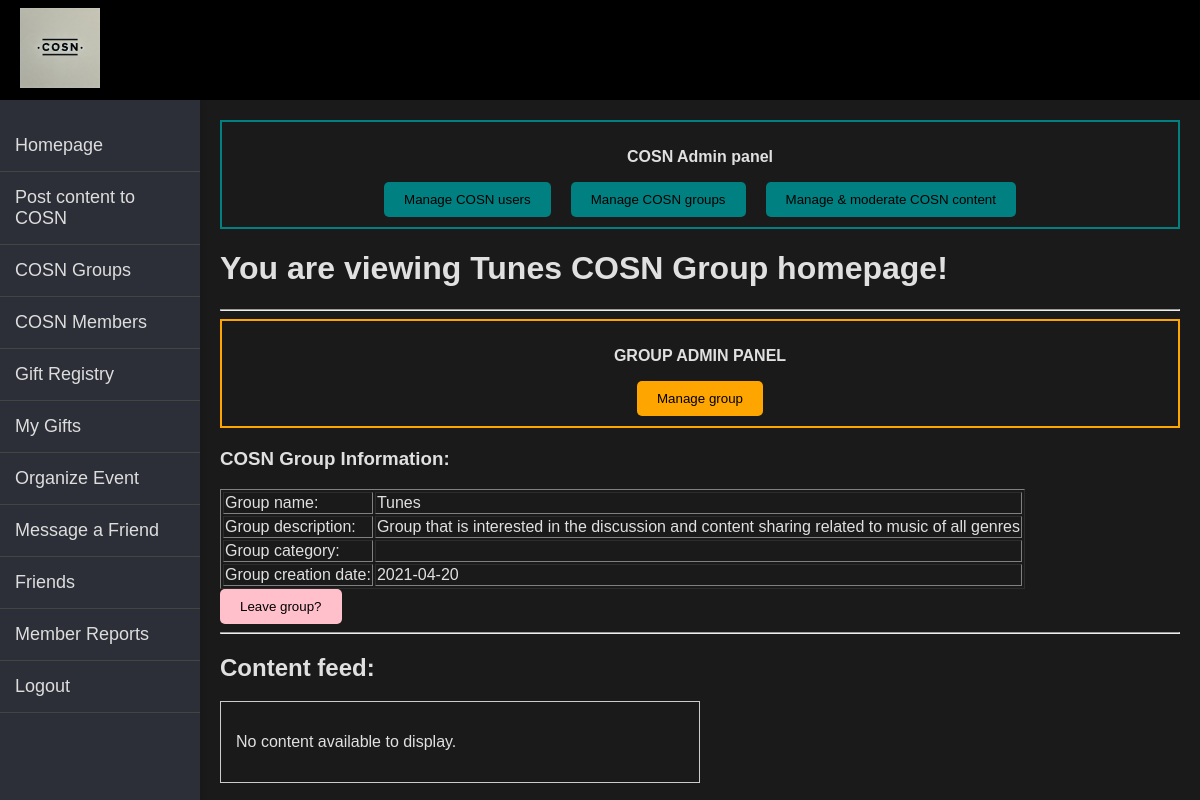
/App/homepage.php?group_id=2 (signed in), run on the app's committed database.
### App/homepage.php (the view, shortened to what this page needs)
<?php
include("db_config.php");
include("header.php");
include('sidebar.php');
$logged_in_member_id = $_SESSION['member_id'];
$homepage_context = null;
$homepage_context_group_id = null;
if (isset($_GET['group_id'])) {
    $homepage_context = 'group';
    $homepage_context_group_id = $_GET['group_id'];
    $sql = "
    SELECT
        1
    FROM
        kpc353_2.group_members
    WHERE
        joined_group_id = :requested_group_id
        AND participant_member_id = :logged_in_member_id
        AND group_member_status = 'admin'
    ";
    $stmt = $pdo->prepare($sql);
    $stmt->execute([':logged_in_member_id' => $logged_in_member_id, ':requested_group_id' => $homepage_context_group_id]);
    $isGroupAdmin = $stmt->fetchAll(PDO::FETCH_ASSOC);
    $sql_check_group_membership =
    "SELECT
        participant_member_id
    FROM
        kpc353_2.group_members
    WHERE
        joined_group_id = :group_id
        AND participant_member_id = :logged_in_member_id
        AND GROUP_MEMBER_STATUS NOT IN ('requested','ban')";
    $stmt_group_membership = $pdo->prepare($sql_check_group_membership);
    $stmt_group_membership->execute([':group_id' => $homepage_context_group_id, ':logged_in_member_id' => $logged_in_member_id]);
    $isGroupMember = $stmt_group_membership->fetchColumn();
    if($_SESSION['privilege_level'] === 'administrator'){
        $isGroupAdmin = true;
    }
    $sql = "
    SELECT
        group_name, description, category, creation_date
    FROM
        kpc353_2.groups
    WHERE
        group_id = :requested_group_id
    ";
    $stmt = $pdo->prepare($sql);
    $stmt->execute([':requested_group_id' => $homepage_context_group_id]);
    $result = $stmt->fetchAll(PDO::FETCH_ASSOC);
    $homepage_context_group_name = $result[0]['group_name'];
    $homepage_context_group_description = $result[0]['description'];
    $homepage_context_group_category = $result[0]['category'];
    $homepage_context_group_creation_date = $result[0]['creation_date'];
    }
?>
<!DOCTYPE html>
<html lang="en">
<link rel="stylesheet" type = "text/css" href="homepage.css" />
<link rel="stylesheet" type = "text/css" href="content_feed.css" />
<head>
</head>
<body>
<div class="main-content">
    <?php
    if ($_SESSION['privilege_level'] === 'administrator') {
        echo "<div style='border: 2px solid teal; padding: 10px; margin-bottom: 20px; display: flex; flex-direction: column; align-items: center;'>";
        echo "<p style='font-weight: bold; text-align: center;'>COSN Admin panel</p>";
        echo "<div style='display: flex; justify-content: space-around; gap: 20px;'>";
        echo "<a href='COSN_members.php'><button style='background-color: teal; color: black;'>Manage COSN users</button></a>";
        echo "<a href='COSN_groups.php'><button style='background-color: teal; color: black;'>Manage COSN groups</button></a>";
        echo "<a href='COSN_content_admin_panel.php?content_id=.php'><button style='background-color: teal; color: black;'>Manage & moderate COSN content</button></a>";
        echo "</div>";
        echo "</div>";
    }
    if ($homepage_context === 'group') {
        echo "<h1>You are viewing ". $homepage_context_group_name . " COSN Group homepage!</h1>";
        echo "<hr>";
        if($isGroupAdmin){
            echo "<div style='border: 2px solid orange; padding: 10px; margin-bottom: 20px; display: flex; flex-direction: column; align-items: center;'>";
            echo "<p style='font-weight: bold; text-align: center;'>GROUP ADMIN PANEL</p>";
            echo "<a href='COSN_group_admin.php?group_id=". $homepage_context_group_id ."'><button style='background-color: orange; color: black;'>Manage group</button></a>";
            echo "</div>";
        }
        echo "<h3>COSN Group Information:</h3>";
        echo"<table border='1'>";
        echo "<tr>";
        echo "<td>Group name: </td>";
        echo "<td>". $homepage_context_group_name ."</td>";
        echo "</tr>";
        echo "<tr>";
        echo "<td> Group description: </td>";
        echo "<td>". $homepage_context_group_description ."</td>";
        echo "</tr>";
        echo "<tr>";
        echo "<td> Group category: </td>";
        echo "<td>". $homepage_context_group_category ."</td>";
        echo "</tr>";
        echo "<tr>";
        echo "<td> Group creation date: </td>";
        echo "<td>". $homepage_context_group_creation_date ."</td>";
        echo "</tr>";
        echo"</table>";
        if($isGroupMember){
            echo "<td><a href='COSN_group_remove_member.php?group_id=" . $homepage_context_group_id . "&member_id=" . $logged_in_member_id . "'><button style='background-color: pink; color: black;' 'onclick=\"return confirm('Leave group ?');\"> Leave group?</button></a></td>";
        }
    }
    ?>
<br>
<hr>
<h2>Content feed:</h2>
<div id="main_feed">
    <?php if (!empty($posts)): ?>
        <?php foreach ($posts as $post): ?>
            <?php
                $permission_types = array_column($post['permissions'], 'content_permission_type');
                $permission_types_string = implode(' ', array_map('strtolower', $permission_types));
            ?>
            <div class="feed-item <?php echo htmlspecialchars($post['content_feed_type']); ?>"
                 data-feed-type="<?php echo htmlspecialchars($post['content_feed_type']); ?>"
                 data-permission-type="<?php echo htmlspecialchars($permission_types_string); ?>">
                <h3><?php echo htmlspecialchars($post['content_title']); ?></h3>
                <?php
                switch($post['content_type']) {
                    case 'image':
                        echo '<img src="' . htmlspecialchars($post['content_data']) . '" alt="' . htmlspecialchars($post['content_title']) . '" class="content-image">';
                        break;
                    case 'video':
                        if (strpos($post['content_data'], 'youtube.com') !== false || strpos($post['content_data'], 'youtu.be') !== false) {
                            $video_id = getYoutubeVideoId($post['content_data']);
                            if ($video_id) {
                                echo '<iframe width="100%" height="315"
                                        src="https://www.youtube.com/embed/' . htmlspecialchars($video_id) . '"
                                        frameborder="0"
                                        allow="accelerometer; autoplay; clipboard-write; encrypted-media; gyroscope; picture-in-picture"
                                        allowfullscreen></iframe>';
                            } else {
                                echo '<p>Invalid YouTube URL</p>';
                            }
                        } else {
                            echo '<video controls width="100%">
                                    <source src="' . htmlspecialchars($post['content_data']) . '" type="video/mp4">
                                    Your browser does not support the video tag.
                                  </video>';
                        }
                        break;
                    case 'text':
                        echo '<p>' . nl2br(htmlspecialchars($post['content_data'])) . '</p>';
                        break;
                    default:
                        echo '<p>Unsupported content type: ' . htmlspecialchars($post['content_type']) . '</p>';
                }
                ?>
                <br><hl>
                <small>
                <hr>
                    Posted on <?php echo htmlspecialchars($post['content_creation_date']); ?>
                    by User <?php echo htmlspecialchars($post['username']); ?>
                    (Content permission: <?php echo htmlspecialchars($post['content_feed_type']); ?>)
                    <?php if (isset($post['post_group_name']) && !empty($post['post_group_name'])): ?>
                       <hr><br> Content permission via group: <?php echo htmlspecialchars($post['post_group_name']); ?>
                    <?php endif; ?>
                </small>
                <br><br>
                <div class="view-post-button">
                    <a href="COSN_content_view.php?content_id=<?php echo urlencode($post['content_id']); ?>" class="view-post-button">View Post</a>
                </div>
            </div>
            <br><br>
        <?php endforeach; ?>
    <?php else: ?>
        <p>No content available to display.</p>
    <?php endif; ?>
</div>
</div>
</body>
</html>

### App/header.css (style rules this page uses)
body { background-color: #f5f5f5; }

### App/css/sidebar.css (style rules this page uses)
body { margin: 0; font-family: Arial, sans-serif; }

### App/homepage.css (style rules this page uses)
body { background-color: #1a1a1a; color: #e0e0e0; font-family: Arial, sans-serif; transition: background-color 0.3s, color 0.3s; display: flex; flex-direction: column; min-height: 100vh; margin: 0; }
button { padding: 10px 20px; border: none; background-color: #666; color: #ffffff; border-radius: 5px; cursor: pointer; }
#main_feed { width: 50%; float: left; border: 1px solid #ccc; padding: 15px; box-sizing: border-box; }
.main-content { margin-left: 200px; padding: 20px; }

### data on the page
groups: group_name "Tunes", description "Group that is interested in the discussion and content sharing related to music of all genres", creation_date "2021-04-20"
